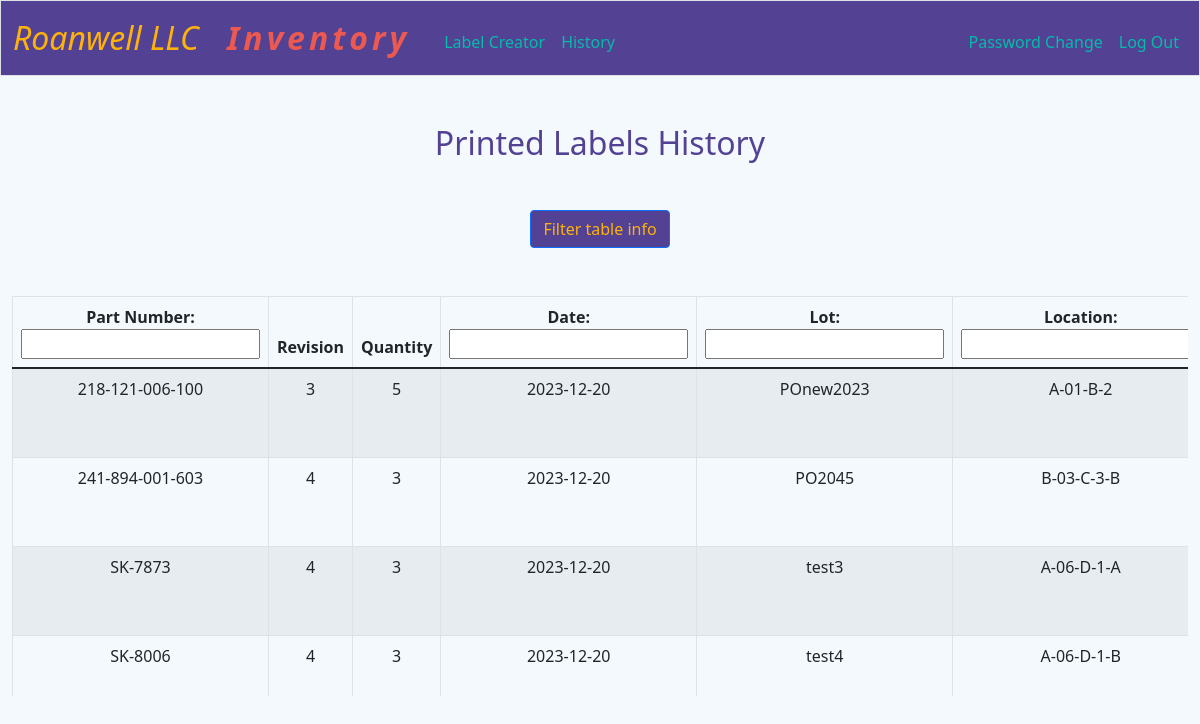
Screenshot of /history (signed in) with the database file from the repository.
### tables this page shows
CREATE TABLE 'label' (
'id' INTEGER PRIMARY KEY AUTOINCREMENT NOT NULL, 
'user_id' INTEGER NOT NULL,'part_number' TEXT NOT NULL, 
'revision' INTEGER, 
'quantity' INTEGER NOT NULL, 
'date' DATETIME, 'lot' TEXT, 
'location' TEXT NOT NULL, 
'time' DATETIME DEFAULT CURRENT_TIMESTAMP,
FOREIGN KEY (user_id) REFERENCES users(id)
);

### app.py (the view)
@app.route("/history", methods=["GET", "POST"])
@login_required
def history():
    user_id = session["user_id"]
    part_number_filter = request.args.get("partNumberFilter", "")
    date_filter = request.args.get("dateFilter", "")
    lot_filter = request.args.get("lotFilter", "")
    location_filter = request.args.get("locationFilter", "")
    query = """
        SELECT u.fname, u.lname, l.part_number, l.revision, l.quantity, l.date, l.lot, l.location, l.time
        FROM label l
        JOIN users u ON u.id = l.user_id
        WHERE user_id = ? AND
              part_number LIKE ? AND
              date LIKE ? AND
              lot LIKE ? AND
              location LIKE ?
    """
    labels = db.execute(query, user_id, f"%{part_number_filter}%", f"%{date_filter}%", f"%{lot_filter}%", f"%{location_filter}%")
    return render_template("history.html", labels=labels)

### app.py (called while the page is built)
@app.after_request
def after_request(response):
    response.headers["Cache-Control"] = "no-cache, no-store, must-revalidate"
    response.headers["Expires"] = 0
    response.headers["Pragma"] = "no-cache"
    return response

### helpers.py (called while the page is built)
def login_required(f):
    @wraps(f)
    def decorated_function(*args, **kwargs):
        if session.get("user_id") is None:
            return redirect("/login")
        return f(*args, **kwargs)
    return decorated_function

### templates/history.html (shortened to what this page needs)
{% extends "layout.html" %}
{% block main %}
<h2>Printed Labels History</h2>
<p><br></p>
<form method="GET" action="/history">
    <div class="button-container">
        <button class="btn btn-primary" type="submit">Filter table info</button>
    </div>
    <br>
    <br>
    <div class="table-container">
        <table class="table table-striped table-bordered" id="labelTable">
            <thead>
                <tr>
                    <th>
                        <label for="partNumberFilter">Part Number:</label>
                        <input type="text" name="partNumberFilter" id="partNumberFilter">
                    </th>
                    <th>Revision</th>
                    <th>Quantity</th>
                    <th>
                        <label for="dateFilter">Date:</label>
                        <input type="text" name="dateFilter" id="dateFilter">
                    </th>
                    <th>
                        <label for="lotFilter">Lot:</label>
                        <input type="text" name="lotFilter" id="lotFilter">
                    </th>
                    <th>
                        <label for="locationFilter">Location:</label>
                        <input type="text" name="locationFilter" id="locationFilter">
                    </th>
                </tr>
            </thead>
            <tbody>
                {% for label in labels %}
                <tr>
                    <td>{{ label["part_number"] }}</td>
                    <td>{{ label["revision"] }}</td>
                    <td>{{ label["quantity"] }}</td>
                    <td>{{ label["date"] }}</td>
                    <td>{{ label["lot"] }}</td>
                    <td>{{ label["location"] }}</td>
                </tr>
                {% endfor %}
            </tbody>
        </table>
    </div>
</form>
{% endblock %}

### templates/layout.html (shortened to what this page needs)
<!DOCTYPE html>
<html lang="en">
    <head>
        <link href="https://cdn.jsdelivr.net/npm/bootstrap@5.1.3/dist/css/bootstrap.min.css" rel="stylesheet">
        <link href="/static/styles.css" rel="stylesheet">
        <link href="http://ajax.googleapis.com/ajax/libs/jqueryui/1.8.16/themes/ui-lightness/jquery-ui.css" rel="stylesheet" type="text/css" />
    </head>
    <body>
        <nav class="border navbar navbar-expand-md navbar-light custom-navbar">
            <div class="container-fluid">
                <a class="navbar-brand" href="/"><span class="yellow"> <i> Roanwell</i> </span><span class="yellow"><i>LLC</i></b></span>
                      <span class="mx-auto">
                        <span class="red inventory-text"><b><i>Inventory</i></b></span>
                      </span>
                </a>
                <div class="collapse navbar-collapse" id="navbar">
                    {% if session["user_id"] %}
                        <ul class="navbar-nav me-auto mt-2">
                            <li class="nav-item"><a class="nav-link" href="/">Label Creator</a></li>
                            <li class="nav-item"><a class="nav-link" href="/history">History</a></li>
                        </ul>
                        <ul class="navbar-nav ms-auto mt-2">
                            <li class="nav-item"><a class="nav-link" href="/pwchange">Password Change</a></li>
                            <li class="nav-item"><a class="nav-link" href="/logout">Log Out</a></li>
                        </ul>
                    {% else %}
                        <ul class="navbar-nav ms-auto mt-2">
                            <li class="nav-item"><a class="nav-link" href="/register">Register</a></li>
                            <li class="nav-item"><a class="nav-link" href="/login">Log In</a></li>
                        </ul>
                    {% endif %}
                </div>
            </div>
        </nav>
        <main class="container-fluid py-5 text-center">
            {% block main %}{% endblock %}
        </main>
    </body>
</html>

### static/styles.css (style rules this page uses)
nav .navbar-brand { font-size: xx-large; }
nav .navbar-brand .red { color: #eb5951; }
nav .navbar-brand .yellow { color: #ffb20a; }
.inventory-text { margin-left: 20px; margin-right: 10px; letter-spacing: 4px; }
.custom-navbar { background-color: #534293; }
#navbar .nav-link { color: #05bbaa; }
.btn-primary { color: #ffb20a; background-color: #534293; }
h2 { color: #534293; }
body { background-color: #F3F9FD; }
.table-container { max-height: 400px; overflow-y: auto; }
#labelTable th { position: sticky; top: 0; background-color: #F3F9FD; z-index: 0; }

### rows the page displays
label: part_number "218-121-006-100", revision "3", quantity "5", date "2023-12-20", lot "POnew2023", location "A-01-B-2"
label: part_number "241-894-001-603", revision "4", quantity "3", date "2023-12-20", lot "PO2045", location "B-03-C-3-B"
label: part_number "SK-7873", revision "4", quantity "3", date "2023-12-20", lot "test3", location "A-06-D-1-A"
label: part_number "SK-8006", revision "4", quantity "3", date "2023-12-20", lot "test4", location "A-06-D-1-B"
